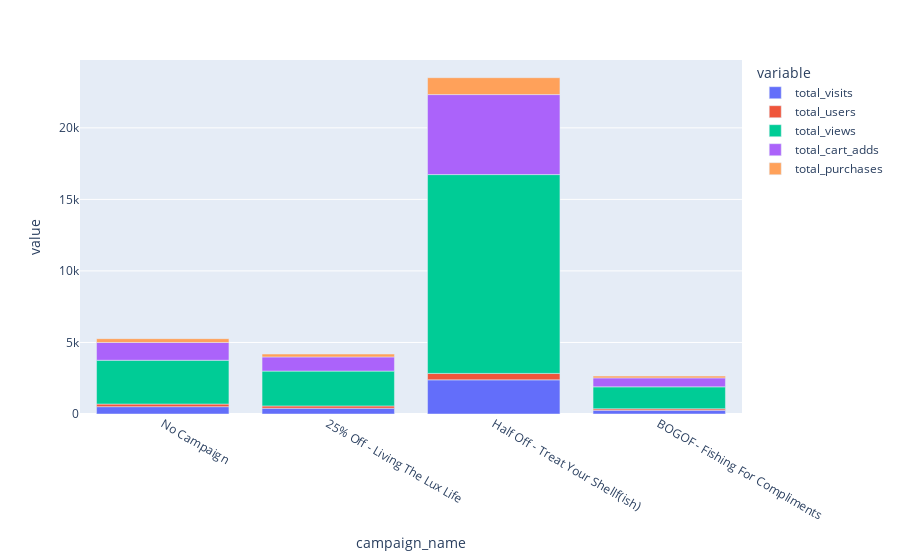

This figure's notebook cell:
### Code cell
fig = px.bar(campaign_comparison, x='campaign_name', y=campaign_comparison.columns[1:6])
fig.show()

### Figure 1 — Plotly figure (JSON) as saved in the notebook; plotly's stock layout.template omitted (floating-point values rounded to 4 significant figures)
{"data": [{"alignmentgroup": "True", "hovertemplate": "variable=total_visits<br>campaign_name=%{x}<br>value=%{y}<extra></extra>", "legendgroup": "total_visits", "marker": {"color": "#636efa", "pattern": {"shape": ""}}, "name": "total_visits", "offsetgroup": "total_visits", "orientation": "v", "showlegend": true, "textposition": "auto", "type": "bar", "x": ["No Campaign", "25% Off - Living The Lux Life", "Half Off - Treat Your Shellf(ish)", "BOGOF - Fishing For Compliments"], "xaxis": "x", "y": [512, 404, 2388, 260], "yaxis": "y"}, {"alignmentgroup": "True", "hovertemplate": "variable=total_users<br>campaign_name=%{x}<br>value=%{y}<extra></extra>", "legendgroup": "total_users", "marker": {"color": "#EF553B", "pattern": {"shape": ""}}, "name": "total_users", "offsetgroup": "total_users", "orientation": "v", "showlegend": true, "textposition": "auto", "type": "bar", "x": ["No Campaign", "25% Off - Living The Lux Life", "Half Off - Treat Your Shellf(ish)", "BOGOF - Fishing For Compliments"], "xaxis": "x", "y": [183, 160, 449, 103], "yaxis": "y"}, {"alignmentgroup": "True", "hovertemplate": "variable=total_views<br>campaign_name=%{x}<br>value=%{y}<extra></extra>", "legendgroup": "total_views", "marker": {"color": "#00cc96", "pattern": {"shape": ""}}, "name": "total_views", "offsetgroup": "total_views", "orientation": "v", "showlegend": true, "textposition": "auto", "type": "bar", "x": ["No Campaign", "25% Off - Living The Lux Life", "Half Off - Treat Your Shellf(ish)", "BOGOF - Fishing For Compliments"], "xaxis": "x", "y": [3061, 2434, 13897, 1536], "yaxis": "y"}, {"alignmentgroup": "True", "hovertemplate": "variable=total_cart_adds<br>campaign_name=%{x}<br>value=%{y}<extra></extra>", "legendgroup": "total_cart_adds", "marker": {"color": "#ab63fa", "pattern": {"shape": ""}}, "name": "total_cart_adds", "offsetgroup": "total_cart_adds", "orientation": "v", "showlegend": true, "textposition": "auto", "type": "bar", "x": ["No Campaign", "25% Off - Living The Lux Life", "Half Off - Treat Your Shellf(ish)", "BOGOF - Fishing For Compliments"], "xaxis": "x", "y": [1243, 991, 5592, 625], "yaxis": "y"}, {"alignmentgroup": "True", "hovertemplate": "variable=total_purchases<br>campaign_name=%{x}<br>value=%{y}<extra></extra>", "legendgroup": "total_purchases", "marker": {"color": "#FFA15A", "pattern": {"shape": ""}}, "name": "total_purchases", "offsetgroup": "total_purchases", "orientation": "v", "showlegend": true, "textposition": "auto", "type": "bar", "x": ["No Campaign", "25% Off - Living The Lux Life", "Half Off - Treat Your Shellf(ish)", "BOGOF - Fishing For Compliments"], "xaxis": "x", "y": [268, 202, 1180, 127], "yaxis": "y"}], "layout": {"barmode": "relative", "legend": {"title": {"text": "variable"}, "tracegroupgap": 0}, "margin": {"t": 60}, "xaxis": {"anchor": "y", "domain": [0, 1], "title": {"text": "campaign_name"}}, "yaxis": {"anchor": "x", "domain": [0, 1], "title": {"text": "value"}}}}
